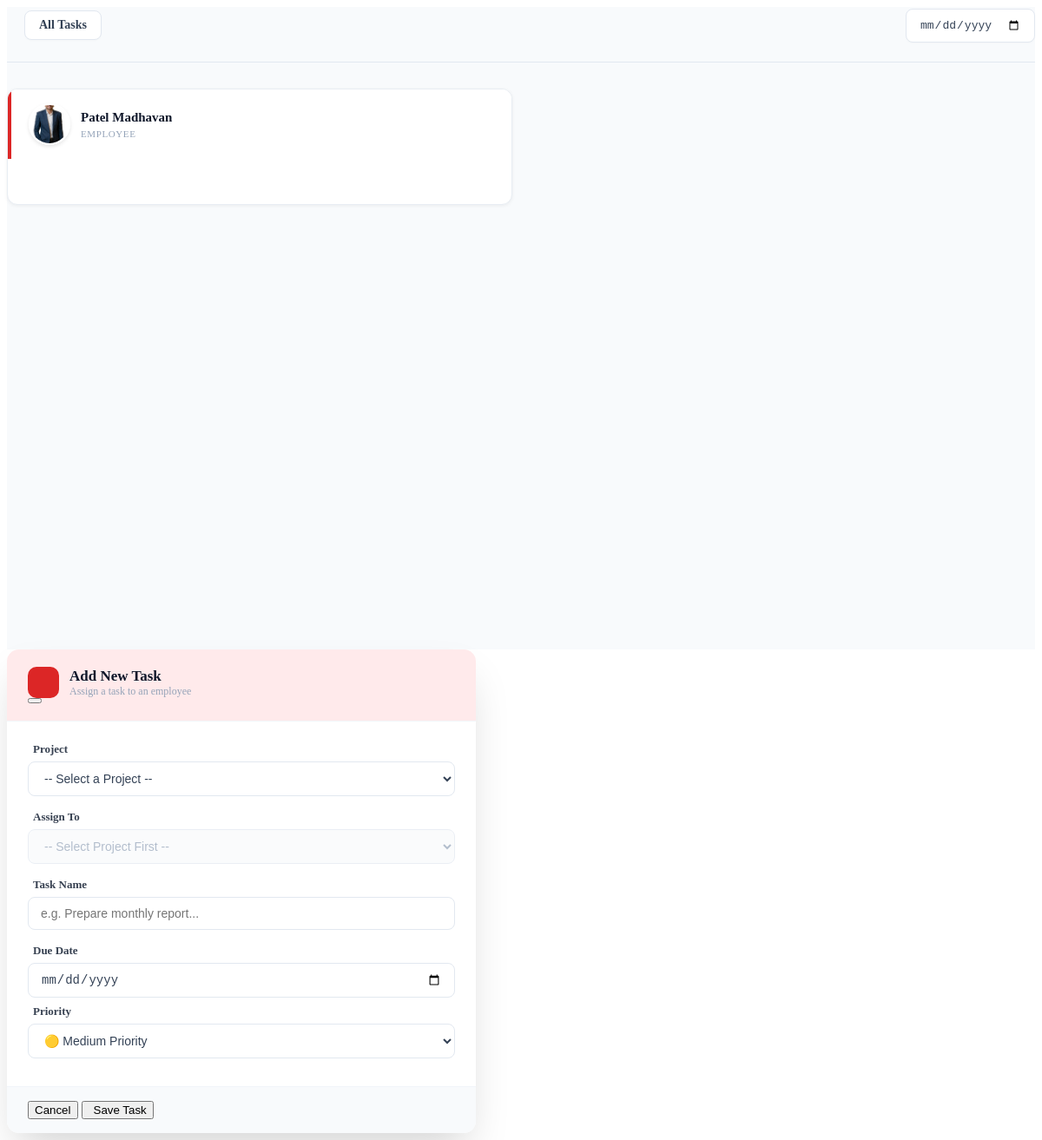
/admin_area/pages/projects/global_team_todos.php, run on the app's committed database.
### tables this page shows
CREATE TABLE `emp_list` (
  `id` int(11) NOT NULL,
  `name` varchar(100) NOT NULL,
  `phone_number` int(11) NOT NULL,
  `address` varchar(100) NOT NULL,
  `email` varchar(255) NOT NULL,
  `company_email` varchar(255) DEFAULT NULL,
  `password` varchar(255) NOT NULL,
  `blood_group` varchar(11) NOT NULL,
  `gender` varchar(11) NOT NULL,
  `join_date` date NOT NULL,
  `salary` int(11) NOT NULL,
  `basic_salary` decimal(10,2) DEFAULT NULL,
  `hra` decimal(10,2) DEFAULT NULL,
  `allowance` decimal(10,2) DEFAULT NULL,
  `deductions` decimal(10,2) DEFAULT NULL,
  `documents` varchar(255) DEFAULT NULL,
  `age` int(11) DEFAULT NULL,
  `dob` date DEFAULT NULL,
  `work_experience` varchar(255) DEFAULT NULL,
  `marital_status` varchar(50) DEFAULT NULL,
  `num_dependents` int(11) DEFAULT 0,
  `emergency_name` varchar(100) DEFAULT NULL,
  `emergency_relationship` varchar(100) DEFAULT NULL,
  `emergency_address` text DEFAULT NULL,
  `emergency_phone` varchar(15) DEFAULT NULL,
  `education_json` text DEFAULT NULL,
  `employment_json` text DEFAULT NULL,
  `account_name` varchar(100) DEFAULT NULL,
  `bank_branch` varchar(255) DEFAULT NULL,
  `account_number` varchar(50) DEFAULT NULL,
  `account_type_ifsc` varchar(100) DEFAULT NULL,
  `employee_image` varchar(255) DEFAULT NULL,
  `offer_latter` varchar(255) DEFAULT NULL,
  `NDA` varchar(255) DEFAULT NULL,
  `Aadhar_card` varchar(255) DEFAULT NULL,
  `Pan_card` varchar(255) DEFAULT NULL,
  `Passportsize_photo` varchar(255) DEFAULT NULL,
  `old_company_slary_slip` varchar(255) DEFAULT NULL,
  `otp` varchar(10) DEFAULT NULL,
  `otp_expire` datetime DEFAULT NULL,
  `last_birthday_wish_year` int(11) DEFAULT NULL,
  `department` varchar(100) DEFAULT 'Not Assigned',
  `designation` varchar(100) DEFAULT 'Not Assigned',
  `status` enum('Active','Inactive') DEFAULT 'Active',
  `deleted_at` datetime DEFAULT NULL,
  `allowed_leaves` int(11) DEFAULT NULL,
  `extra_leaves` int(11) DEFAULT 0
);

### admin_area/pages/projects/global_team_todos.php (the view, shortened to what this page needs)
<?php
$get_emps = "SELECT * FROM emp_list WHERE status = 'Active' AND deleted_at IS NULL ORDER BY name ASC";
$run_emps = mysqli_query($con, $get_emps);
$employees = [];
if ($run_emps) {
    while ($e = mysqli_fetch_assoc($run_emps)) {
        $employees[] = $e;
    }
}
?>
<div class="page-wrapper premium-ui-enabled" style="background: #f8fafc; min-height: calc(100vh - 60px);">
    <div class="page-header-premium" style="display: flex; justify-content: space-between; align-items: center; border-bottom: 1px solid #e2e8f0; padding-bottom: 20px; margin-bottom: 30px;">
        <div style="display: flex; align-items: center; gap: 20px;">
            <div style="padding: 8px 16px; background: #fff; border: 1px solid #e2e8f0; border-radius: 8px; font-size: 14px; font-weight: 700; color: #334155; display: flex; align-items: center; gap: 8px; box-shadow: 0 1px 2px rgba(0,0,0,0.02);">
                All Tasks
            </div>
        </div>
        <div class="header-actions-premium" style="display: flex; gap: 16px; align-items: center;">
            <div style="position: relative;">
                <input type="date" id="task-date-filter" style="padding: 10px 15px; border: 1px solid #e2e8f0; border-radius: 8px; font-size: 13px; color: #334155; font-weight: 500; outline: none; transition: 0.3s; box-shadow: 0 1px 2px rgba(0,0,0,0.02);" title="Filter by Due Date (Shows only incomplete tasks for date)">
            </div>
        </div>
    </div>
    <div class="todo-board">
        <?php
        if (empty($employees)) {
            echo '<div style="text-align: center; width: 100%; padding: 50px; color: #64748b; font-weight: 600;">No tasks found for this date.</div>';
        } else {
            foreach ($employees as $emp) {
                $emp_id = intval($emp['id']);
                $emp_name = htmlspecialchars($emp['name']);
                $emp_job = htmlspecialchars($emp['job_title'] ?? 'Employee');
                $emp_img = !empty($emp['employee_image']) ? 'uploads/' . htmlspecialchars($emp['employee_image']) : null;
        ?>
                <div class="todo-column" data-emp-id="<?php echo $emp_id; ?>">
                    <div class="todo-col-header">
                        <div style="display: flex; align-items: center; gap: 12px;">
                            <?php if ($emp_img && file_exists('../../' . $emp_img)) { ?>
                                <img src="<?php echo $emp_img; ?>" class="emp-avatar">
                            <?php } else { ?>
                                <div class="emp-avatar-fallback"><?php echo strtoupper(substr($emp_name, 0, 1)); ?></div>
                            <?php } ?>
                            <div>
                                <div class="emp-name"><?php echo $emp_name; ?></div>
                                <div class="emp-role"><?php echo $emp_job; ?></div>
                            </div>
                        </div>
                        <button class="icon-btn"><i class="fa fa-ellipsis-v"></i></button>
                    </div>
                    <div class="task-list" id="task-list-<?php echo $emp_id; ?>">
                        <div style="text-align: center; padding: 20px;"><i class="fa fa-spinner fa-spin" style="color: #cbd5e1;"></i></div>
                    </div>
                </div>
        <?php
            }
        }
        ?>
    </div>
</div>
<div class="modal fade" id="globalAddTaskModal" tabindex="-1" role="dialog" aria-hidden="true">
    <div class="modal-dialog" role="document" style="max-width: 540px;">
        <div class="modal-content" style="border-radius: 14px; border: none; box-shadow: 0 25px 50px -12px rgba(0,0,0,0.18);">
            <div class="modal-header" style="border-bottom: 1px solid #f1f5f9; padding: 20px 24px; background: #ffeaeb; border-radius: 14px 14px 0 0; position: relative;">
                <div style="display: flex; align-items: center; width: 100%; gap: 12px;">
                    <div style="width: 36px; height: 36px; background: #dc2626; border-radius: 10px; display: flex; align-items: center; justify-content: center;">
                    </div>
                    <div>
                        <h5 class="modal-title" style="font-weight: 800; color: #0f172a; font-size: 17px; margin: 0;">Add New Task</h5>
                        <p style="margin: 0; font-size: 12px; color: #94a3b8; font-weight: 500;">Assign a task to an employee</p>
                    </div>
                </div>
                <button type="button" class="btn-modal-close" data-dismiss="modal" aria-label="Close">
                </button>
            </div>
            <div class="modal-body" style="padding: 24px;">
                <div class="form-group" style="margin-bottom: 16px;">
                    <label style="font-weight: 600; color: #374151; font-size: 13px; margin-bottom: 6px; display: flex; align-items: center; gap: 6px;">
                        <i class="fa fa-briefcase" style="color: #dc2626; font-size: 11px;"></i> Project
                    </label>
                    <select class="form-control premium-modal-input" id="global-task-project" onchange="fetchProjectEmployees(this.value)">
                        <option value="">-- Select a Project --</option>
                    </select>
                </div>
                <div class="form-group" style="margin-bottom: 16px;">
                    <label style="font-weight: 600; color: #374151; font-size: 13px; margin-bottom: 6px; display: flex; align-items: center; gap: 6px;">
                        <i class="fa fa-user" style="color: #dc2626; font-size: 11px;"></i> Assign To
                    </label>
                    <select class="form-control premium-modal-input" id="global-task-employee" disabled>
                        <option value="">-- Select Project First --</option>
                    </select>
                </div>
                <div class="form-group" style="margin-bottom: 16px;">
                    <label style="font-weight: 600; color: #374151; font-size: 13px; margin-bottom: 6px; display: flex; align-items: center; gap: 6px;">
                        <i class="fa fa-tasks" style="color: #dc2626; font-size: 11px;"></i> Task Name
                    </label>
                    <input type="text" class="form-control premium-modal-input" id="global-task-input" placeholder="e.g. Prepare monthly report...">
                </div>
                <div class="row" style="margin: 0 -6px;">
                    <div class="col-md-6 form-group" style="padding: 0 6px; margin-bottom: 8px;">
                        <label style="font-weight: 600; color: #374151; font-size: 13px; margin-bottom: 6px; display: flex; align-items: center; gap: 6px;">
                            <i class="fa fa-calendar" style="color: #dc2626; font-size: 11px;"></i> Due Date
                        </label>
                        <input type="date" class="form-control premium-modal-input" id="global-task-date">
                    </div>
                    <div class="col-md-6 form-group" style="padding: 0 6px; margin-bottom: 8px;">
                        <label style="font-weight: 600; color: #374151; font-size: 13px; margin-bottom: 6px; display: flex; align-items: center; gap: 6px;">
                            <i class="fa fa-flag" style="color: #dc2626; font-size: 11px;"></i> Priority
                        </label>
                        <select class="form-control premium-modal-input" id="global-task-priority">
                            <option value="Medium" selected>🟡 Medium Priority</option>
                        </select>
                    </div>
                </div>
            </div>
            <div class="modal-footer" style="border-top: 1px solid #f1f5f9; padding: 16px 24px; background: #f8fafc; border-radius: 0 0 14px 14px; gap: 10px;">
                <button type="button" class="btn-premium-cancel" data-dismiss="modal">Cancel</button>
                <button type="button" class="btn-premium-add" onclick="saveGlobalTask()">
                    <i class="fa fa-check" style="margin-right: 6px;"></i> Save Task
                </button>
            </div>
        </div>
    </div>
</div>

### admin_area/pages/projects/global_team_todos.php (style rules this page uses)
.todo-board { display: grid; grid-template-columns: repeat(2, 1fr); gap: 20px; padding-bottom: 20px; align-items: start; }
.todo-column { background: #ffffff; border: 1px solid #e8edf3; border-radius: 12px; overflow: hidden; box-shadow: 0 1px 4px rgba(0, 0, 0, 0.06); transition: box-shadow 0.2s ease, transform 0.2s ease; }
.todo-col-header { display: flex; justify-content: space-between; align-items: center; padding: 16px 20px; border-left: 4px solid #dc2626; background: #fff; }
.emp-avatar { width: 44px; height: 44px; border-radius: 50%; object-fit: cover; border: 2px solid #fff; box-shadow: 0 2px 4px rgba(0, 0, 0, 0.1); }
.emp-name { font-weight: 700; font-size: 15px; color: #0f172a; line-height: 1.3; }
.emp-role { font-weight: 500; font-size: 11px; color: #94a3b8; margin-top: 2px; text-transform: uppercase; letter-spacing: 0.6px; }
.icon-btn { background: transparent; border: none; color: #cbd5e1; cursor: pointer; font-size: 15px; padding: 6px 8px; border-radius: 6px; transition: all 0.15s ease; line-height: 1; }
.task-list { max-height: 400px; overflow-y: auto; padding: 0 16px 12px; }
.premium-modal-input { display: block !important; width: 100% !important; box-sizing: border-box !important; border: 1.5px solid #e2e8f0 !important; border-radius: 8px !important; padding: 10px 14px !important; font-size: 14px !important; font-weight: 500 !important; color: #334155 !important; background-color: #fff !important; outline: none !important; transition: all 0.2s ease !important; box-shadow: none !important; height: auto !important; }
.premium-modal-input:disabled { background-color: #f8fafc !important; color: #94a3b8 !important; cursor: not-allowed !important; }

### data on the page
emp_list: employee_image (picture), name "Patel Madhavan", emp_job "EMPLOYEE"
